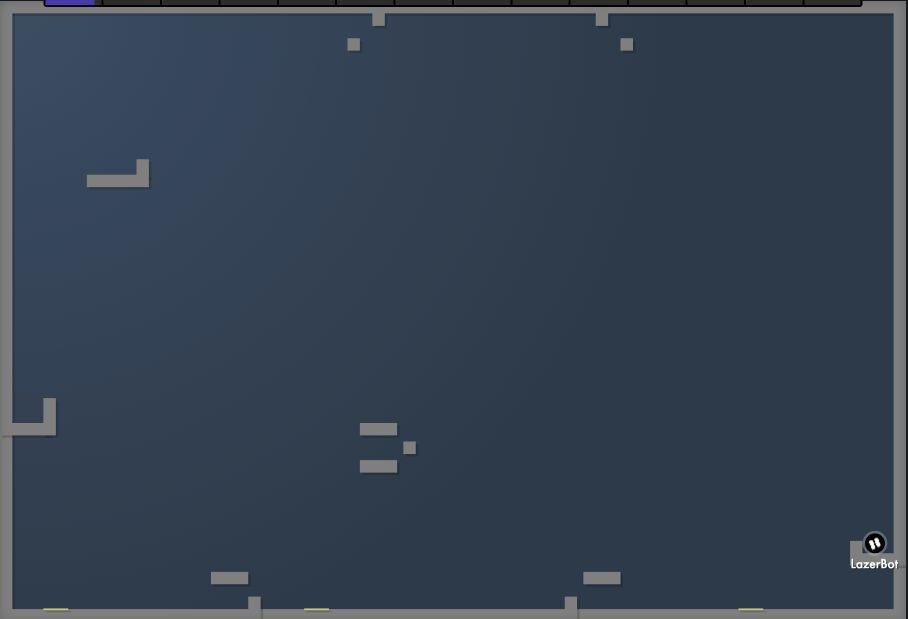
#> input picture windows/BonkExample.png, 1816 x 1238 px (shown at 1/2 size)
$ python -i new_object_detection.py   (imports and definitions only)
#> lines starting #> are read from the running program, lines starting #| are printed output that depends on the picture; after the words box and inside, x2 and y2 are one past the last pixel; in counts of white or black regions, pixels touching at a corner belong together
#> further down, picture is the input picture: shape (1238, 1816, 3); mean B, G, R 81, 65.4, 52.8
# # import cv2
# # import numpy as np
# # import json

# # import json

# # def get_ppm_from_file(file_path):
# #     try:
# #         with open(file_path, 'r') as file:
# #             map_data = json.load(file)
# #             return map_data.get("physics", {}).get("ppm", None)
# #     except FileNotFoundError:
# #         print(f"File not found: {file_path}")
# #         return None
# #     except json.JSONDecodeError:
# #         print(f"Error decoding JSON from file: {file_path}")
# #         return None


# # def mask_color(frame, color, color_range=np.array([10,10,10], np.uint8)):
# #     mask_lower = np.clip(color - color_range, 0, 255)
# #     mask_upper = np.clip(color + color_range, 0, 255)
# #     return cv2.inRange(frame, mask_lower, mask_upper)

# # def get_pos(frame, color=None):
# #     HSV_frame = cv2.cvtColor(frame.copy(), cv2.COLOR_BGR2HSV)
# #     color_range = np.array([10,10,10], np.uint8)

# #     if color is not None:
# #         ball_mask = mask_color(HSV_frame, color, color_range)
# #     else:
# #         blue_ball = np.array([93, 255, 212])
# #         blue_bg = np.array([96, 128, 96])
# #         gray_platform = np.array([0, 0, 45])

# #         blue_ball_mask = mask_color(HSV_frame, blue_ball, color_range)
# #         bg_mask = mask_color(HSV_frame, blue_bg, color_range)
# #         platform_mask = mask_color(HSV_frame, gray_platform, color_range)

# #         not_ball_mask = blue_ball_mask + bg_mask + platform_mask
# #         ball_mask = cv2.bitwise_not(not_ball_mask)
# #         ball_mask = cv2.erode(ball_mask, None, iterations=4)

# #     M = cv2.moments(ball_mask)
# #     is_ball, ball_x, ball_y = False, -1, -1
# #     if M["m00"] != 0:
# #         is_ball = True
# #         ball_x = round(M["m10"] / M["m00"], 2)
# #         ball_y = round(M["m01"] / M["m00"], 2)

# #     return is_ball, (ball_x, ball_y)

# # def calculate_player_size(ppm):
# #     map_scales = {
# #         1: 30,
# #         2: 25,
# #         3: 20,
# #         4: 17,
# #         5: 15,
# #         6: 13,
# #         7: 12,
# #         8: 10,
# #         9: 9,
# #         10: 8,
# #         11: 7,
# #         12: 6,
# #         13: 5
# #     }
# #     map_size = min(max((ppm - 2) // 23 + 1, 1), 13)  # Adjust the formula to fit the scale properly
# #     return map_scales.get(map_size, 10)  # Default to 10 if something goes wrong

# # def detect_players(img, ppm):

# #     player_size = calculate_player_size(ppm)
# #     imgGrey = cv2.cvtColor(img, cv2.COLOR_BGR2GRAY)
# #     threshold = cv2.adaptiveThreshold(imgGrey, 255, cv2.ADAPTIVE_THRESH_GAUSSIAN_C, cv2.THRESH_BINARY, 11, 2)
# #     contours, _ = cv2.findContours(threshold, cv2.RETR_TREE, cv2.CHAIN_APPROX_NONE)

# #     detected_players = []

# #     for contour in contours:
# #         approx = cv2.approxPolyDP(contour, 0.02 * cv2.arcLength(contour, True), True)
# #         (x, y), radius = cv2.minEnclosingCircle(approx)
# #         center = (int(x), int(y))
# #         radius = int(radius)

# #         if radius > 0:
# #             contour_area = cv2.contourArea(contour)
# #             print('PPM: ', ppm)
# #             print("CONTOUR AREA: ", contour_area)
# #             circle_area = np.pi * (radius ** 2)
# #             x, y, w, h = cv2.boundingRect(contour)
# #             aspect_ratio = float(w) / h

# #             # Adjust player size detection based on the calculated player size
# #             if 0.6 <= contour_area / circle_area <= 1.2 and 0.7 <= aspect_ratio <= 1.3 and (0.8 * player_size) ** 2 * np.pi <= contour_area <= (1.2 * player_size) ** 2 * np.pi:
# #                 cv2.drawContours(img, [approx], 0, (0, 255, 0), 2)
# #                 cv2.putText(img, "Player", (int(x), int(y)), cv2.FONT_HERSHEY_COMPLEX, 0.5, (0, 0, 0))
# #                 detected_players.append((x, y, w, h))

# #     for (x, y, w, h) in detected_players:
# #         player_color = img[y:y+h, x:x+w].mean(axis=0).mean(axis=0)
# #         is_ball, ball_pos = get_pos(img, player_color)

# #         if is_ball:
# #             cv2.circle(img, (int(ball_pos[0]), int(ball_pos[1])), 10, (0, 255, 0), 2)
# #     print("PLAYER SIZE: ", player_size)
# #     return img

# import cv2
# import numpy as np
# import json

# def get_ppm_from_file(file_path):
#     try:
#         with open(file_path, 'r') as file:
#             map_data = json.load(file)
#             return map_data.get("physics", {}).get("ppm", None)
#     except FileNotFoundError:
#         print(f"File not found: {file_path}")
#         return None
#     except json.JSONDecodeError:
#         print(f"Error decoding JSON from file: {file_path}")
#         return None

# def mask_color(frame, color, color_range=np.array([10,10,10], np.uint8)):
#     mask_lower = np.clip(color - color_range, 0, 255)
#     mask_upper = np.clip(color + color_range, 0, 255)
#     return cv2.inRange(frame, mask_lower, mask_upper)

# def get_pos(frame, color=None):
#     HSV_frame = cv2.cvtColor(frame.copy(), cv2.COLOR_BGR2HSV)
#     color_range = np.array([10,10,10], np.uint8)

#     if color is not None:
#         ball_mask = mask_color(HSV_frame, color, color_range)
#     else:
#         blue_ball = np.array([93, 255, 212])
#         blue_bg = np.array([96, 128, 96])
#         gray_platform = np.array([0, 0, 45])

#         blue_ball_mask = mask_color(HSV_frame, blue_ball, color_range)
#         bg_mask = mask_color(HSV_frame, blue_bg, color_range)
#         platform_mask = mask_color(HSV_frame, gray_platform, color_range)

#         not_ball_mask = blue_ball_mask + bg_mask + platform_mask
#         ball_mask = cv2.bitwise_not(not_ball_mask)
#         ball_mask = cv2.erode(ball_mask, None, iterations=4)

#     M = cv2.moments(ball_mask)
#     is_ball, ball_x, ball_y = False, -1, -1
#     if M["m00"] != 0:
#         is_ball = True
#         ball_x = round(M["m10"] / M["m00"], 2)
#         ball_y = round(M["m01"] / M["m00"], 2)

#     return is_ball, (ball_x, ball_y)

# def calculate_player_size(ppm):
#     map_scales = {
#         1: 30,
#         2: 25,
#         3: 20,
#         4: 17,
#         5: 15,
#         6: 13,
#         7: 12,
#         8: 10,
#         9: 9,
#         10: 8,
#         11: 7,
#         12: 6,
#         13: 5
#     }
#     map_size = min(max((ppm - 2) // 23 + 1, 1), 13)  # Adjust the formula to fit the scale properly
#     return map_scales.get(map_size, 10)  # Default to 10 if something goes wrong

# def detect_players(img, ppm):

#     player_size = calculate_player_size(ppm)
#     imgGrey = cv2.cvtColor(img, cv2.COLOR_BGR2GRAY)
#     threshold = cv2.adaptiveThreshold(imgGrey, 255, cv2.ADAPTIVE_THRESH_GAUSSIAN_C, cv2.THRESH_BINARY, 11, 2)
#     contours, _ = cv2.findContours(threshold, cv2.RETR_TREE, cv2.CHAIN_APPROX_NONE)

#     detected_players = []

#     for contour in contours:
#         approx = cv2.approxPolyDP(contour, 0.02 * cv2.arcLength(contour, True), True)
#         (x, y), radius = cv2.minEnclosingCircle(approx)
#         center = (int(x), int(y))
#         radius = int(radius)

#         if radius > 0:
#             contour_area = cv2.contourArea(contour)
#             # print('PPM: ', ppm)
#             print("CONTOUR AREA: ", contour_area)
#             circle_area = np.pi * (radius ** 2)
#             x, y, w, h = cv2.boundingRect(contour)
#             aspect_ratio = float(w) / h

#             # Adjust player size detection based on the calculated player size
#             # if 0.6 <= contour_area / circle_area <= 1.2 and 0.7 <= aspect_ratio <= 1.3 and (0.8 * player_size) ** 2 * np.pi <= contour_area <= (1.2 * player_size) ** 2 * np.pi:
#             if 0.6 <= contour_area / circle_area <= 1.2 and 0.7 <= aspect_ratio <= 1.3 and 150 <= contour_area <= 2000:
#                 cv2.drawContours(img, [approx], 0, (0, 255, 0), 2)
#                 cv2.putText(img, "Player", (int(x), int(y)), cv2.FONT_HERSHEY_COMPLEX, 0.5, (0, 0, 0))
#                 detected_players.append((x, y, w, h))

#     for (x, y, w, h) in detected_players:
#         player_color = img[y:y+h, x:x+w].mean(axis=0).mean(axis=0)
#         is_ball, ball_pos = get_pos(img, player_color)

#         if is_ball:
#             cv2.circle(img, (int(ball_pos[0]), int(ball_pos[1])), 10, (0, 255, 0), 2)
#     print("PLAYER SIZE: ", player_size)
#     return img


import cv2
import numpy as np
import json

# [36 lines left out: functions get_player_colors_from_file, get_map_color_from_file, get_ppm_from_file, not called in this run]

def mask_color(frame, color, color_range=np.array([10,10,10], np.uint8)):
    mask_lower = np.clip(color - color_range, 0, 255)
    mask_upper = np.clip(color + color_range, 0, 255)
    return cv2.inRange(frame, mask_lower, mask_upper)

def get_pos(frame, color=None):
    HSV_frame = cv2.cvtColor(frame.copy(), cv2.COLOR_BGR2HSV)
#> HSV_frame: shape (1238, 1816, 3); mean H, S, V 99.9, 91.8, 81
    color_range = np.array([10,10,10], np.uint8)

    if color is not None:
        ball_mask = mask_color(HSV_frame, color, color_range)
    else:
        # blue_ball = np.array([93, 255, 212])
        ai_ball = np.array([0, 0, 0])
        blue_bg = np.array([51, 72, 92])
        gray_platform = np.array([0, 0, 45])

        ai_ball_mask = mask_color(HSV_frame, ai_ball, color_range)
#> in mask_color, `return cv2.inRange(frame, mask_lower, mask_upper)`:
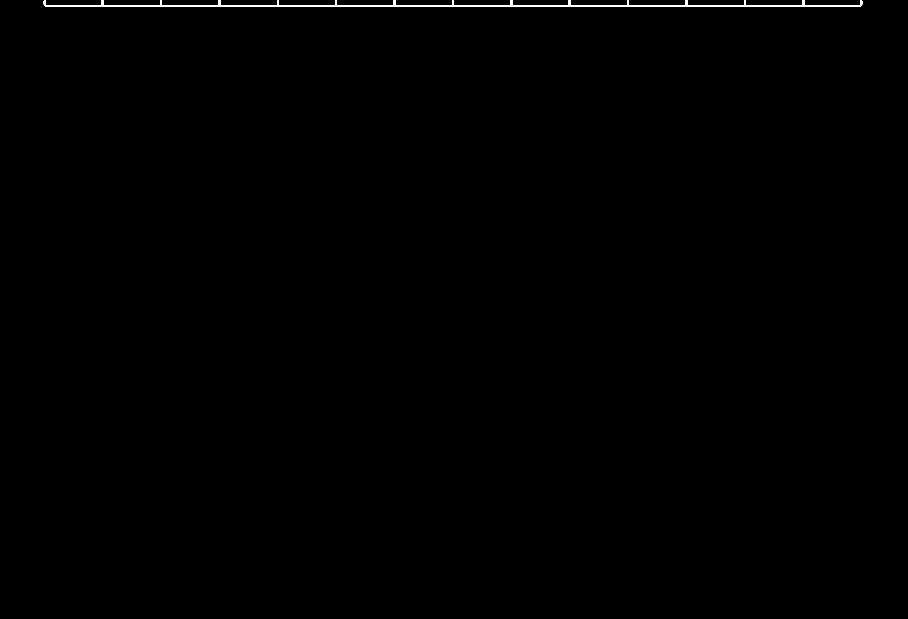
#> returned value: shape (1238, 1816) (shown at 1/2 size); 0.32% white; 1 white region, box (x1, y1, x2, y2) and area: (87, 0, 1725, 14) 7124
        bg_mask = mask_color(HSV_frame, blue_bg, color_range)
#> in mask_color (call 2), `return cv2.inRange(frame, mask_lower, mask_upper)`: returned value: shape (1238, 1816); every value is 0
        platform_mask = mask_color(HSV_frame, gray_platform, color_range)

        not_ai_mask = ai_ball_mask + bg_mask + platform_mask
        ball_mask = cv2.bitwise_not(not_ai_mask)
        ball_mask = cv2.erode(ball_mask, None, iterations=4)
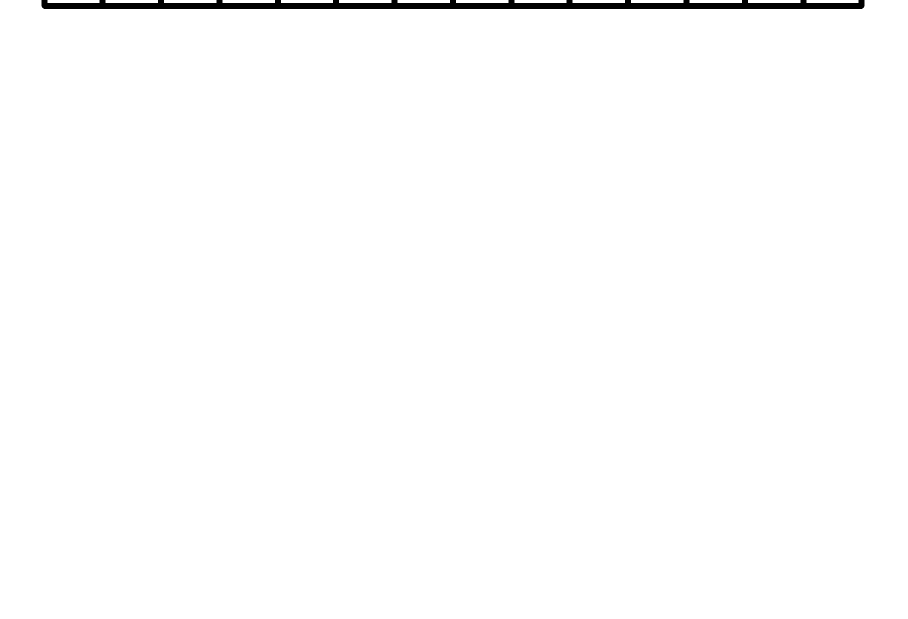
#> ball_mask: shape (1238, 1816) (shown at 1/2 size); 99.1% white; 1 black region, box (x1, y1, x2, y2) and area: (83, 0, 1729, 18) 20808

    M = cv2.moments(ball_mask)
#> M = moments, m00 567987000, centre m10/m00, m01/m00 = (907.5, 624.2)
    is_ball, ball_x, ball_y = False, -1, -1
    if M["m00"] != 0:
        is_ball = True
        ball_x = round(M["m10"] / M["m00"], 2)
#> ball_x = 907.5
        ball_y = round(M["m01"] / M["m00"], 2)
#> ball_y = 624.2

    return is_ball, (ball_x, ball_y)

def calculate_contour_area_range(ppm, base_ppm=15, base_range=(150, 2000)):
    scale_factor = ppm / base_ppm
    return (int(base_range[0] * scale_factor), int(base_range[1] * scale_factor))

# [35 lines left out: function detect_players, not called in this run]

>>> import cv2
>>> picture = cv2.imread('BonkExample.png')
>>> result = get_pos(picture)
#> result = (True, (907.5, 624.2))

$ run again, on windows/BonkTab.png
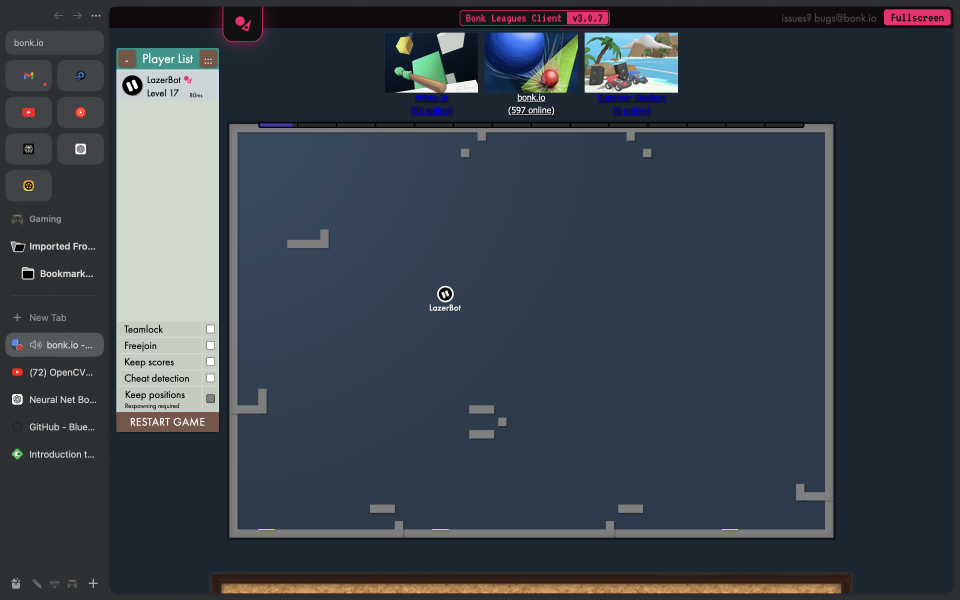
#> input picture windows/BonkTab.png, 2880 x 1800 px (shown at 1/3 size)
#> picture is the input picture: shape (1800, 2880, 3); mean B, G, R 75.2, 65.9, 57.8
#> HSV_frame: shape (1800, 2880, 3); mean H, S, V 96.3, 83.5, 78.5
#> in mask_color, `return cv2.inRange(frame, mask_lower, mask_upper)`:
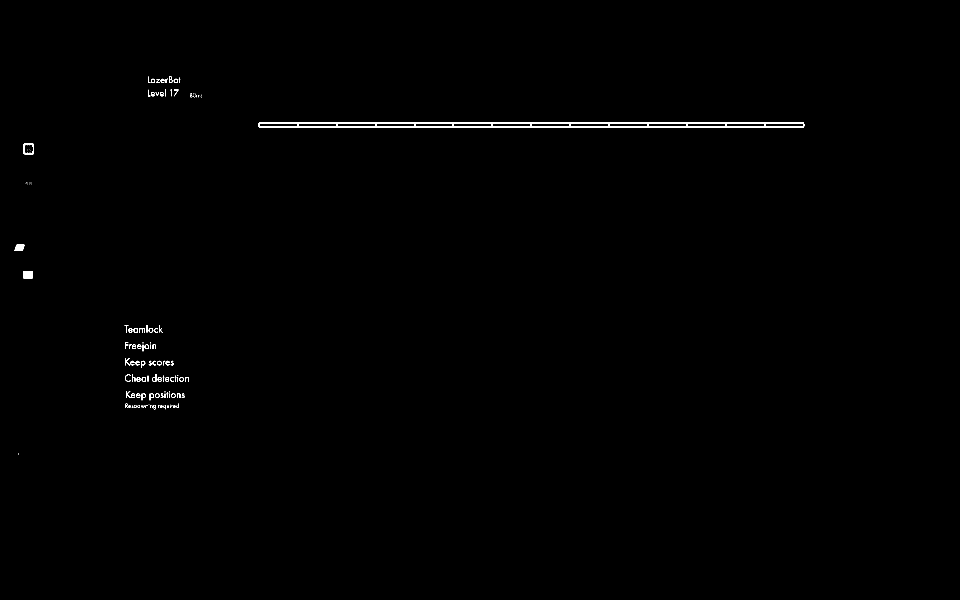
#> returned value: shape (1800, 2880) (shown at 1/3 size); 0.38% white; 142 white regions (68 under 20 px), largest, box (x1, y1, x2, y2) and area: (775, 366, 2413, 384) 13652, (69, 813, 99, 835) 656, (44, 734, 74, 753) 466
#> not_ai_mask: shape (1800, 2880); 0.46% white; 4054 white regions (3979 under 20 px), largest, box (x1, y1, x2, y2) and area: (775, 366, 2413, 384) 13652, (69, 813, 99, 835) 656, (44, 734, 74, 753) 469
#> in get_pos, `ball_mask = cv2.erode(ball_mask, None, iterations=4)`:
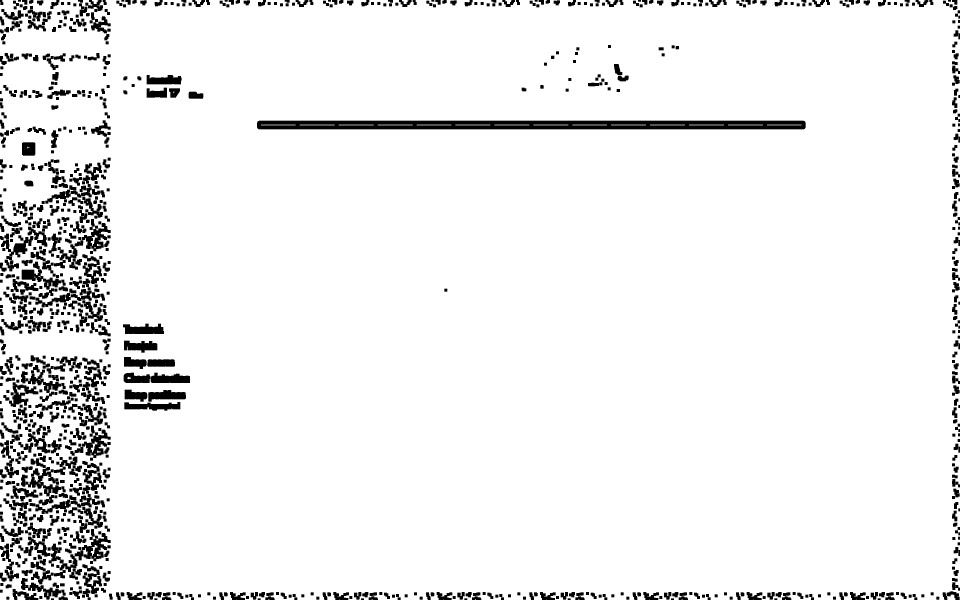
#> ball_mask: shape (1800, 2880) (shown at 1/3 size); 93.8% white; 1137 black regions, largest, box (x1, y1, x2, y2) and area: (771, 362, 2417, 388) 39812, (63, 1375, 183, 1489) 4100, (146, 1631, 250, 1735) 3167
#> M = moments, m00 1.24e+09, centre m10/m00, m01/m00 = (1487.7, 897.6)
#> ball_x = 1487.7
#> ball_y = 897.6
#> result = (True, (1487.7, 897.6))
